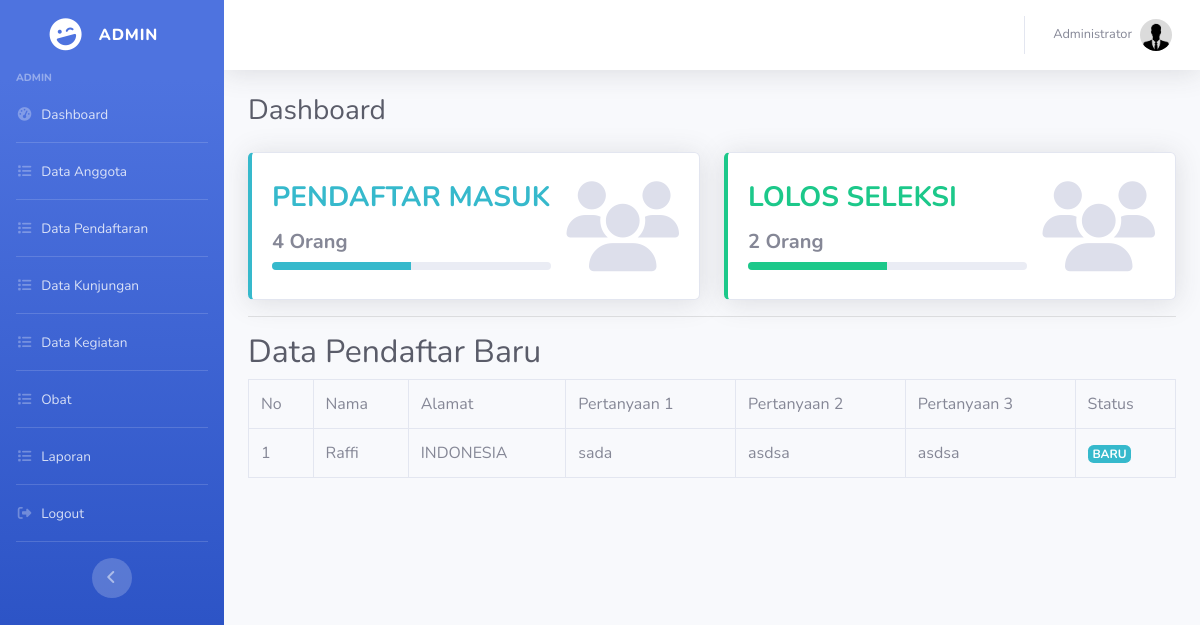
/admin/dashboard.php (signed in), run on the app's committed database.
### tables this page shows
CREATE TABLE `nilai` (
  `id` int(11) NOT NULL,
  `Pertanyaan_1` varchar(50) DEFAULT NULL,
  `Pertanyaan_2` varchar(50) DEFAULT NULL,
  `Pertanyaan_3` varchar(50) NOT NULL,
  `status` int(1) NOT NULL,
  `pendaftar_id` int(11) DEFAULT NULL
);

CREATE TABLE `pendaftar` (
  `id` int(11) NOT NULL,
  `nama` varchar(100) DEFAULT NULL,
  `tmpt_lahir` varchar(100) DEFAULT NULL,
  `tgl_lahir` date DEFAULT NULL,
  `jenis_kelamin` enum('L','P') DEFAULT NULL,
  `agama` varchar(45) DEFAULT NULL,
  `alamat` text DEFAULT NULL,
  `email` varchar(100) DEFAULT NULL,
  `telepon` varchar(45) DEFAULT NULL,
  `foto` varchar(100) NOT NULL,
  `users_id` int(11) DEFAULT NULL,
  `nrp` varchar(25) NOT NULL
);

### admin/dashboard_control.php (called while the page is built, shortened)
<?php
$all_pendaftar = mysqli_query($koneksi, "SELECT * FROM pendaftar, nilai WHERE pendaftar.id = nilai.pendaftar_id AND nilai.status = 0");
$jml_pendaftar = mysqli_query($koneksi, "SELECT * FROM pendaftar, nilai WHERE pendaftar.id = nilai.pendaftar_id");
$jml_lolos = mysqli_query($koneksi, "SELECT * FROM pendaftar, nilai WHERE pendaftar.id = nilai.pendaftar_id AND nilai.status = 1");
?>

### admin/dashboard.php (the view, shortened to what this page needs)
<?php include('../config/auto_load.php'); ?>
<?php include('dashboard_control.php') ?>
<?php include('../template/header.php'); ?>
<div class="container-fluid">
  <h1 class="h3 mb-4 text-gray-800">Dashboard</h1>
  <div class="row">
    <div class="col-md-6">
      <div class="card border-left-info shadow h-100 py-2">
        <div class="card-body">
          <div class="row no-gutters align-items-center">
            <div class="col mr-2">
              <div class="h3 font-weight-bold text-info text-uppercase mb-1">Pendaftar Masuk</div>
                <div class="h5 mt-3 font-weight-bold">
                  <?= mysqli_num_rows($jml_pendaftar) ?> Orang
                </div>
                <div class="row no-gutters align-items-center">
                  <div class="col">
                    <div class="progress progress-sm mr-2">
                      <div class="progress-bar bg-info" role="progressbar" style="width: 50%" aria-valuenow="50" aria-valuemin="0" aria-valuemax="100"></div>
                    </div>
                  </div>
                </div>
              </div>
              <div class="col-auto">
                <i class="fas fa-users fa-2x text-gray-300" style="font-size: 90px;"></i>
            </div>
          </div>
        </div>
      </div>
    </div>
    <div class="col-md-6">
        <div class="card border-left-success shadow h-100 py-2">
          <div class="card-body">
            <div class="row no-gutters align-items-center">
              <div class="col mr-2">
                <div class="h3 font-weight-bold text-success text-uppercase mb-1">Lolos Seleksi</div>
                  <div class="h5 mt-3 font-weight-bold">
                    <?= mysqli_num_rows($jml_lolos) ?> Orang
                  </div>
                  <div class="row no-gutters align-items-center">
                    <div class="col">
                      <div class="progress progress-sm mr-2">
                        <div class="progress-bar bg-success" role="progressbar" style="width: 50%" aria-valuenow="50" aria-valuemin="0" aria-valuemax="100"></div>
                      </div>
                    </div>
                  </div>
                </div>
                <div class="col-auto">
                  <i class="fas fa-users fa-2x text-gray-300" style="font-size: 90px;"></i>
              </div>
            </div>
          </div>
        </div>
    </div>
  </div>
  <hr class="mt-3">
  <h2 class="text-gray-800">Data Pendaftar Baru</h2>
  <div class="row">
    <div class="col-md-12">
      <table class="table table-bordered table-hover">
          <tr>
            <td>No</td>
            <td>Nama</td>
            <td>Alamat</td>
            <td>Pertanyaan 1</td>
            <td>Pertanyaan 2</td>
            <td>Pertanyaan 3</td>
            <td>Status</td>
          </tr>
          <?php
          $no = 1;
          while($p = mysqli_fetch_array($all_pendaftar)) { ?>
          <tr>
            <td><?= $no++ ?></td>
            <td><?= $p['nama'] ?></td>
            <td><?= $p['alamat'] ?></td>
            <td><?= $p['Pertanyaan_1'] ?></td>
            <td><?= $p['Pertanyaan_2'] ?></td>
            <td><?= $p['Pertanyaan_3'] ?></td>
            <td><span class="badge badge-info">BARU</span></td>
          </tr>
          <?php }
          ?>
      </table>
    </div>
  </div>
</div>

### data on the page
nilai: pendaftar.nama "Raffi", pendaftar.alamat "INDONESIA", Pertanyaan_1 "sada", Pertanyaan_2 "asdsa", Pertanyaan_3 "asdsa"

### other printed values
$_SESSION['level'] "ADMIN"
$_SESSION['nama'] "Administrator"
mysqli_num_rows($jml_pendaftar) "4"
mysqli_num_rows($jml_lolos) "2"
